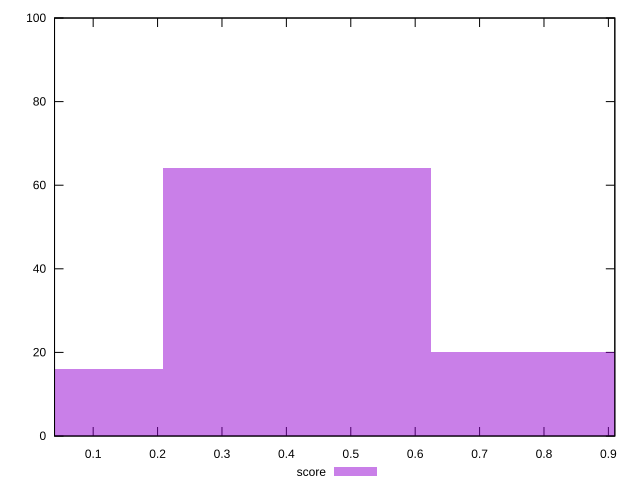

This chart was generated by the following gnuplot code:
reset

$score <<EOF
0.4160770768141241 64
0 16
0.8321541536282482 20
EOF

set key outside below
set boxwidth 0.4160770768141241
set xrange [0.04:0.91]
set yrange [0:100]
set trange [0:100]
set style fill transparent solid 0.5 noborder
set terminal svg size 640, 490 enhanced background rgb 'white'
set output "reprap/first-meaningful-paint/samples/pages+cached+noexternal+nomedia+nocss+nojs/score/histogram.svg"

plot $score title "score" with boxes

reset
